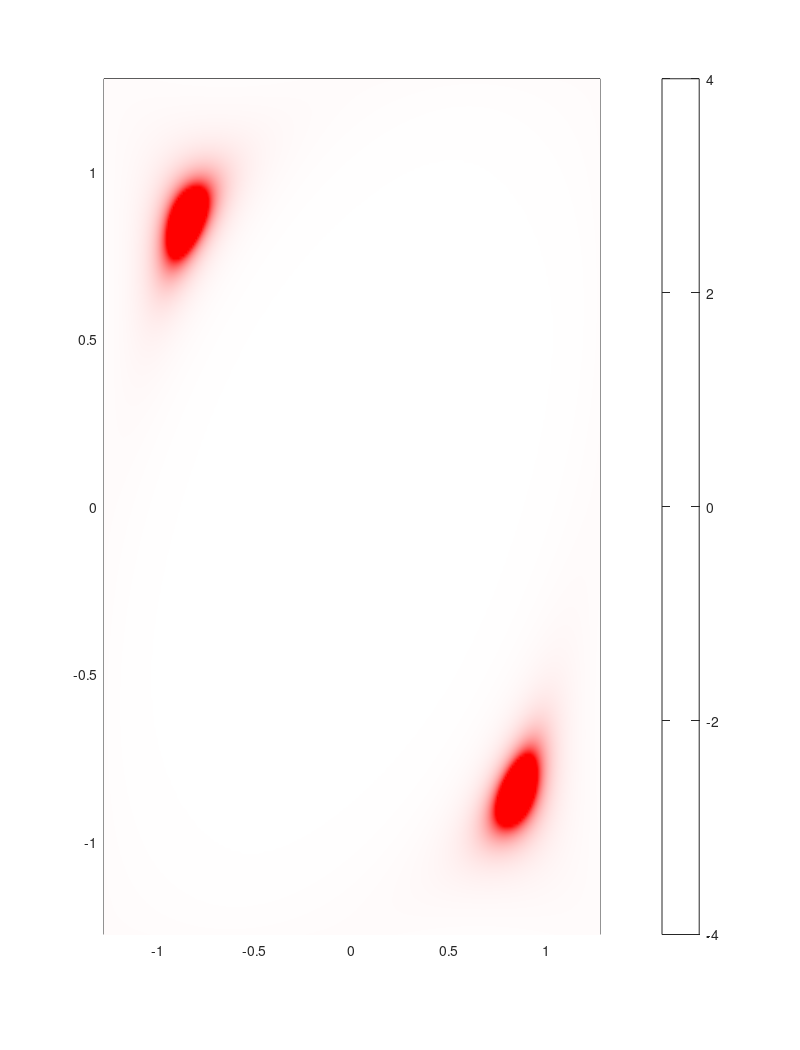

This chart was generated by the following MATLAB code: (Note: this script raises an error after producing the figure.)
load SpinCurvatureTexture.mat

%% Inputs
orb = 3;      % to plot the Curvaturetexture of the orb^th orbital.
ii  = 22;      % the component of the Spin Curvature tensor
W   = 1;     % the intensity of the Curvaturetexture
cax = [-4 4]; % the range of the colormap
%% -------------------------- %%
%% table of tensor components %%
% 1: xxx
% 2: xxy
% 3: xxz
% 4: yxx (jyx,vx; jyx = {sx,vy}/2)
% 5: yxy
% 6: yxz
% 7: zxx
% 8: zxy
% 9: zxz
% 10: xyx
% 11: xyy
% 12: xyz
% 13: yyx
% 14: yyy
% 15: yyz
% 16: zyx
% 17: zyy
% 18: zyz
% 19: xzx
% 20: xzy
% 21: xzz
% 22: yzx
% 23: yzy
% 24: yzz
% 25: zzx
% 26: zzy
% 27: zzz
%% -------------------------- %%

%% --- Plot Figure --- %%%
ncolor = 1e4;
%red <=> blue
map      = [[linspace(1,1,ncolor)' linspace(0,1,ncolor)' linspace(0,1,ncolor)'];...
            [linspace(1,0,ncolor)' linspace(1,0,ncolor)' linspace(1,1,ncolor)']];

figure('position',[150 0 850 660],'paperposition',[0.25 0.25 8 10.5],...
       'papertype','usletter','numbertitle','off',...
       'PaperPositionMode','manual','paperorientation','portrait',...
       'color','w');

SpinCurv_ii = SpinCurv(:,orb,ii);
SpinCurv_ii = reshape(SpinCurv_ii,[Nk1 Nk2]);

h = pcolor(K1*(2*pi*(1/Ta)),K2*(2*pi*(1/Tb)),SpinCurv_ii*W);,shading interp;
%rotate(h,[0 0 1],45);
colormap(map);
caxis(cax);
colorbar('Ticks',cax,'TickLabels',{num2str(cax(1)),num2str(cax(2))});
box on

title(['Spin Curvaturetexture of ',num2str(orb),' th orbital at kz=0'])

axis([G1(1)/Ta G1(2)/Ta G2(1)/Tb G2(2)/Tb]*2*pi);
xlabel('$\bf{k_{x} (\AA)^{-1}}$','FontSize',24,'interpreter','LaTex');
ylabel('$\bf{k_{y} (\AA)^{-1}}$','FontSize',24,'interpreter','LaTex');
ax = gca;
ax.FontSize   = 20;
ax.FontWeight = 'bold';
ax.TickLength = [0.02 0.02];
%ax.XTickLabel = { };
ax.LineWidth  = 2;
ax.TickLabelInterpreter='latex';